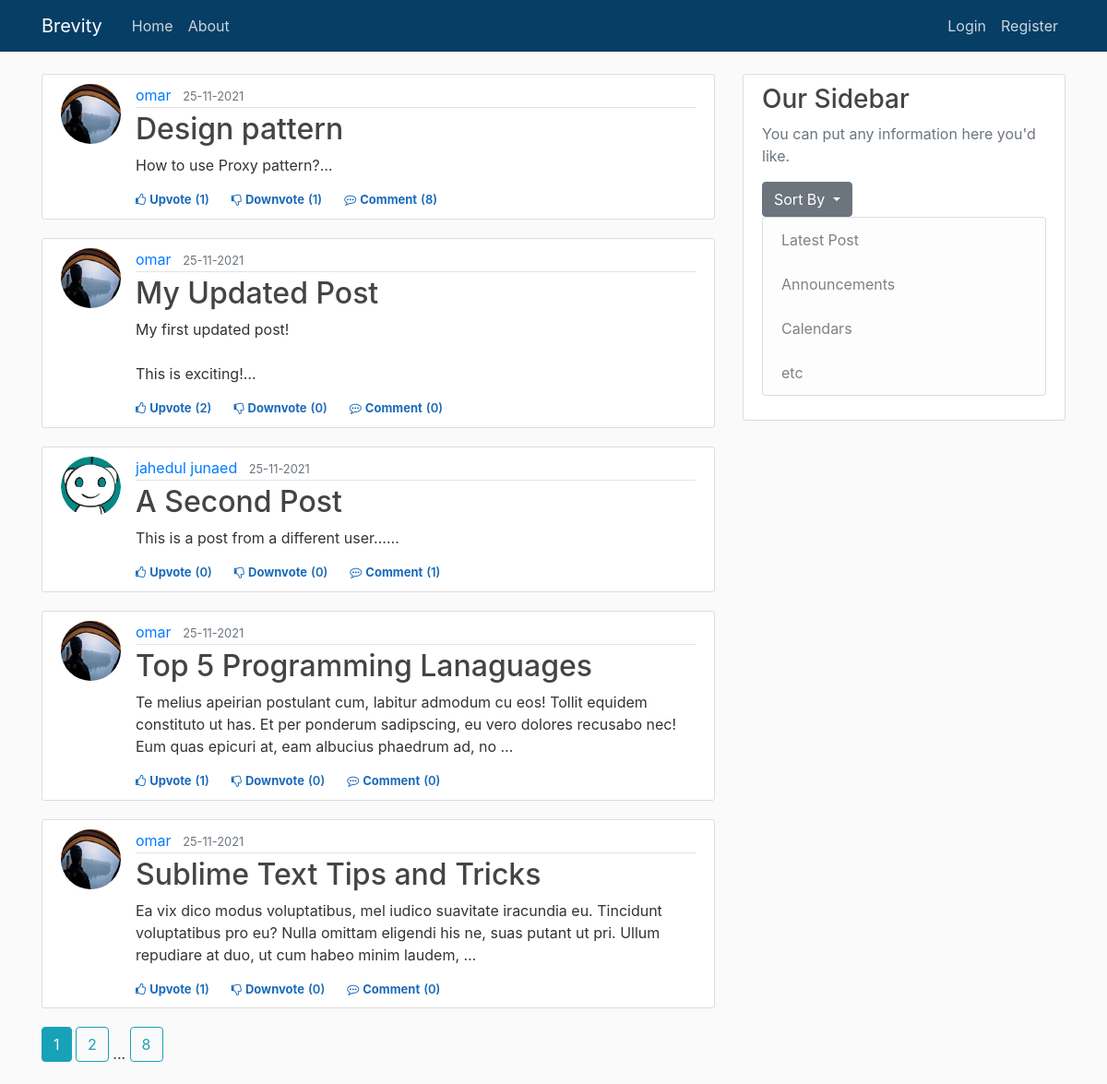
Before: / with the older database file.
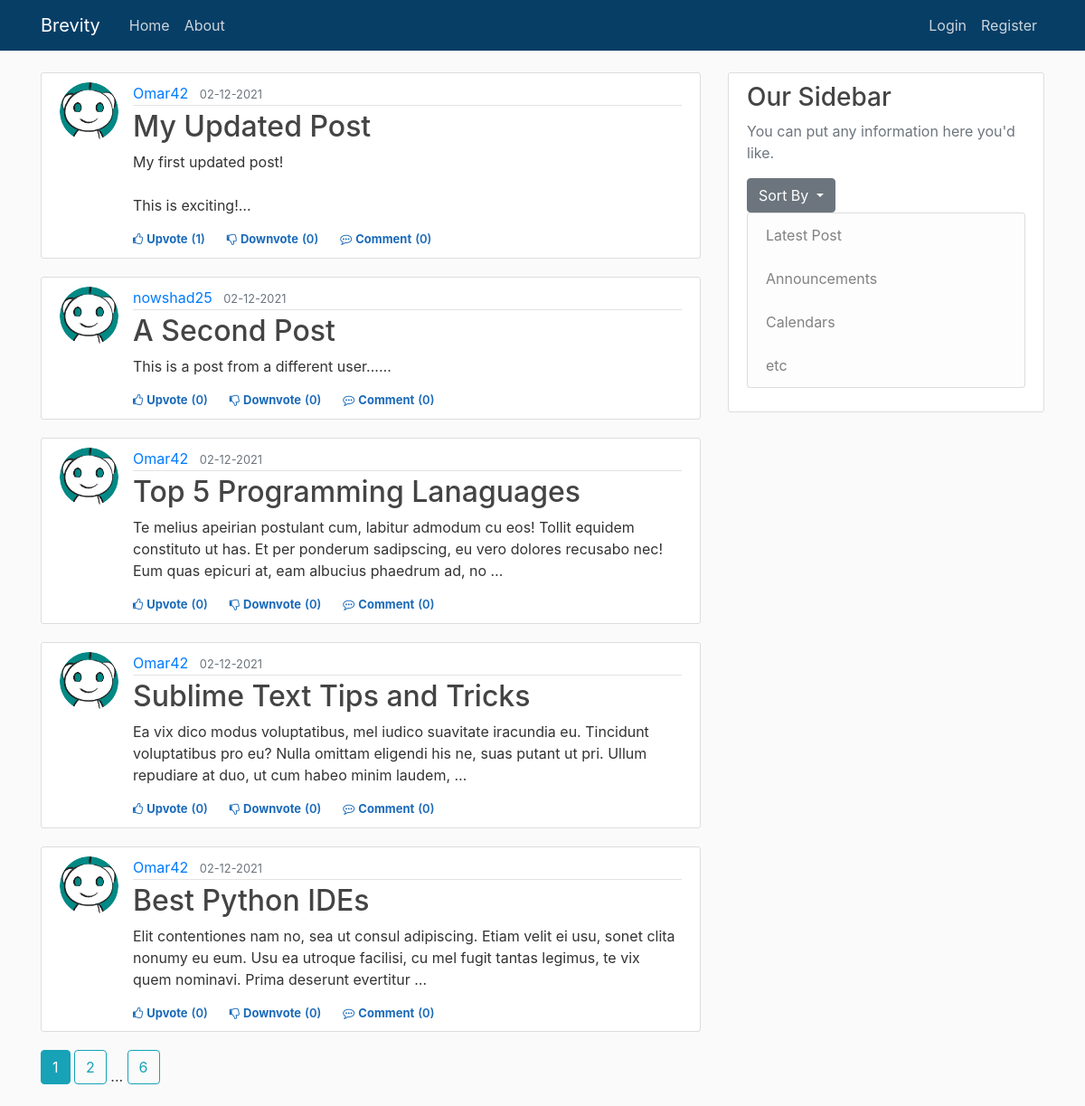
After: the same page with the newer database file.
### brevity/models.py (models this page shows, shortened)
class Post(db.Model):
    id = db.Column(db.Integer, primary_key=True)
    title = db.Column(db.String(100), nullable=False)
    date_posted = db.Column(db.DateTime, nullable=False, default=datetime.utcnow)
    content = db.Column(db.Text, nullable=False)
    user_id = db.Column(db.Integer, db.ForeignKey('user.id'), nullable=False)
    tags = db.relationship('Tag', backref='post', cascade="all, delete", lazy='dynamic')
    upvotes = db.relationship('Upvote', backref='post', lazy='dynamic')
    downvotes = db.relationship('Downvote', backref='post', lazy='dynamic')
    comments = db.relationship('Comment', backref='post', lazy='dynamic')
    resources = db.relationship('ResourceFile', backref='post', lazy='dynamic')

class User(db.Model, UserMixin):
    id = db.Column(db.Integer, primary_key=True)
    username = db.Column(db.String(20), unique=True, nullable=False)
    email = db.Column(db.String(120), unique=True, nullable=False)
    image_file = db.Column(db.String(20), nullable=False, default='default.jpg')
    password = db.Column(db.String(60), nullable=False)
    posts = db.relationship('Post', backref='author', lazy=True)                    #By default SQLAlchemy guess the relationship to be one to many as posts returns a list of post.
    upvoted = db.relationship('Upvote', foreign_keys='Upvote.user_id', backref='user', lazy='dynamic')
    downvoted = db.relationship('Downvote', foreign_keys='Downvote.user_id', backref='user', lazy='dynamic')
    commented = db.relationship('Comment', backref='author', lazy=True)

### brevity/main/routes.py (the view)
@main.route("/")
@main.route("/home/<int:type>",methods=['GET', 'POST'])
def home(type=0):
    page = request.args.get('page', 1, type=int)      # type = int : to raise value error when someone passes anything other than int.
    print(type)
    if type==0:
        posts =  Post.query.paginate(page=page, per_page=5)
    elif type==1:
        posts =  Post.query.order_by(Post.date_posted.desc()).paginate(page=page, per_page=5)
    return render_template('home.html', posts = posts)

### brevity/templates/home.html (shortened to what this page needs)
{% extends "layout.html" %}
{% block content %}
    {% for post in posts.items %}
        <article class="media content-section col-md-15">
            <img class="rounded-circle article-img" src="{{ url_for('static', filename = 'profile_pics/' + post.author.image_file)}}">
            <div class="media-body ">
                <div class="article-metadata">
                    <a class="mr-2" href="{{ url_for('users.user_posts', username=post.author.username) }}">{{ post.author.username }}</a>
                    <small class="text-muted">{{ post.date_posted.strftime('%d-%m-%Y') }}</small>
                </div>
                <h2><a class="article-title" href="{{ url_for('posts.post', post_id=post.id) }}">{{ post.title }}</a></h2>
                <p class="article-content">{{ post.content[:200] }}<span>&#8230;</span></p>
                <div>
                {% if current_user.is_authenticated %}
                    <div class="d-flex flex-row fs-12" id="vote{{post.id}}">
                        {% if not current_user.has_upvoted_post(post) %}
                            <div class="like cursor votestyle vote" post_id="{{post.id}}" action="upvote"><i class="fa fa-thumbs-o-up"></i><span class="ml-1">Upvote</span></div>
                            <div class="like vote_count" ><span class="ml-1 mr-4">({{post.upvotes.count()}})</span></div>
                        {% else %}
                            <div class="like cursor upvotedstyle vote" post_id="{{post.id}}" action="upvote"><i class="fa fa-thumbs-o-up"></i><span class="ml-1">Upvoted</span></div>
                            <div class="like upvoted_count" ><span class="ml-1 mr-4">({{post.upvotes.count()}})</span></div>
                        {% endif %}
                        {% if not current_user.has_downvoted_post(post) %}
                            <div class="like downvotecursor votestyle vote" post_id="{{post.id}}" action="downvote"><i class="fa fa-thumbs-o-down"></i><span class="ml-1">Downvote</span></div>
                            <div class="like vote_count"><span class="ml-1 mr-4">({{post.downvotes.count()}})</span></div>
                        {% else %}
                            <div class="like downvotecursor downvotedstyle vote" post_id="{{post.id}}" action="downvote"><i class="fa fa-thumbs-o-down"></i><span class="ml-1">Downvoted</span></div>
                            <div class="like downvoted_count"><span class="ml-1 mr-4">({{post.downvotes.count()}})</span></div>
                        {% endif %}
                        <div class="like cursor comment"><i class="fa fa-commenting-o"></i><span class="ml-1"><a class="mr-1 like cursor comment" href="{{ url_for('posts.post', post_id=post.id) }}">Comment</a></span></div>
                        <div class="like comment_count"><span class="ml-0">({{post.comments.count()}})</span></div>
                    </div>
                {% else %}
                    <div class="d-flex flex-row fs-12">
                        <div class="like cursor unauthorised_upvote"><i class="fa fa-thumbs-o-up"></i><span class="ml-1"><a class="like cursor unauthorised_upvote" href="{{ url_for('posts.vote_action', post_id=post.id, action='unauthorized_upvote')}}">Upvote</a></span></div>
                        <div class="like vote_count" ><span class="ml-1 mr-4">({{post.upvotes.count()}})</span></div>
                        <div class="like downvotecursor unauthorised_downvote"><i class="fa fa-thumbs-o-down"></i><span class="ml-1"><a class="like downvotecursor unauthorised_downvote" href="{{ url_for('posts.vote_action', post_id=post.id, action='unauthorized_downvote')}}">Downvote</a></span></div>
                        <div class="like vote_count"><span class="ml-1 mr-4">({{post.downvotes.count()}})</span></div>
                        <div class="like cursor comment"><i class="fa fa-commenting-o"></i><span class="ml-1"><a class="mr-1 like cursor comment" href="{{ url_for('posts.post', post_id=post.id) }}">Comment</a></span></div>
                        <div class="like comment_count"><span class="ml-0">({{post.comments.count()}})</span></div>
                    </div>
                {% endif %}
                </div>
            </div>
        </article>
    {% endfor %}
    {% for page_num in posts.iter_pages(left_edge=1, right_edge=1, left_current=1, right_current=2) %}
        {% if page_num %}
            {% if posts.page == page_num %}
                <a class="btn btn-info mb-4" href="{{ url_for('main.home', page = page_num) }}">{{ page_num }}</a>
            {% else %}
                <a class="btn btn-outline-info mb-4" href="{{ url_for('main.home', page = page_num) }}">{{ page_num }}</a>
            {% endif %}
        {% else %}
            ...
        {% endif %}
    {% endfor %}
{% endblock content %}

### brevity/templates/layout.html (shortened to what this page needs)
<!DOCTYPE html>
<html lang="en">
<head>
    <link rel="stylesheet" href="https://maxcdn.bootstrapcdn.com/bootstrap/4.0.0/css/bootstrap.min.css"
>
    <link rel="stylesheet" type="text/css" href="{{url_for('static', filename='main.css')}}">
</head>
<body>
    <header class="site-header">
        <nav class="navbar navbar-expand-md navbar-dark bg-steel fixed-top">
            <div class="container">
                <a class="navbar-brand mr-4" href="/">Brevity</a>
                <div class="collapse navbar-collapse" id="navbarToggle">
                    <div class="navbar-nav mr-auto">
                        <a class="nav-item nav-link" href="{{ url_for('main.home') }}">Home</a>
                        <a class="nav-item nav-link" href="{{ url_for('main.about') }}">About</a>
                    </div>
                    <div class="navbar-nav">
                        {% if current_user.is_authenticated %}
                            <a class="nav-item nav-link" href="{{ url_for('posts.new_post') }}">New Post</a>
                            <a class="nav-item nav-link" href="{{ url_for('users.account') }}">Account</a>
                            <a class="nav-item nav-link" href="{{ url_for('users.logout') }}">Logout</a>
                        {% else %}
                            <a class="nav-item nav-link" href="{{ url_for('users.login') }}">Login</a>
                            <a class="nav-item nav-link" href="{{ url_for('users.register') }}">Register</a>
                        {% endif %}
                    </div>
                </div>
            </div>
        </nav>
    </header>
    <main role="main" class="container">
        <div class="row">
            <div class="col-md-8">
                {% block content %}{% endblock %}
            </div>
            <div class="col-md-4">
                <div class="content-section">
                    <h3>Our Sidebar</h3>
                    <p class='text-muted'>You can put any information here you'd like.
                        <div class="dropdown">
                            <button class="btn btn-secondary dropdown-toggle" type="button" id="dropdownMenuButton" data-toggle="dropdown" aria-haspopup="true" aria-expanded="false">
                              Sort By
                            </button>
                          </div>
                    <ul class="list-group">
                        <li class="list-group-item list-group-item-light">Latest Post</a></li>
                        <li class="list-group-item list-group-item-light">Announcements</li>
                        <li class="list-group-item list-group-item-light">Calendars</li>
                        <li class="list-group-item list-group-item-light">etc</li>
                    </ul>
                    </p>
                </div>
            </div>
        </div>
    </main>
</body>
</html>

### brevity/static/main.css (style rules this page uses)
body { background: #fafafa; color: #333333; margin-top: 5rem; }
h1, h2, h3, h4, h5, h6 { color: #444444; }
.bg-steel { background-color: #073e66; }
.site-header .navbar-nav .nav-link { color: #cbd5db; }
.content-section { background: #ffffff; padding: 10px 20px; border: 1px solid #dddddd; border-radius: 3px; margin-bottom: 20px; }
.article-title { color: #444444; }
.article-content { white-space: pre-line; }
.article-img { height: 65px; width: 65px; margin-right: 16px; }
.article-metadata { padding-bottom: 1px; margin-bottom: 4px; border-bottom: 1px solid #e3e3e3 }
.fs-12 { font-size: 12px }
.cursor { cursor: pointer }
.downvotecursor { cursor: pointer }
.vote_count { color: #1a6ab9; font-size: 13px; font-weight: 600; }
.comment { color: #1a6ab9; font-size: 13px; font-weight: 700; }
.comment_count { color: #1a6ab9; font-size: 13px; font-weight: 600; }
.unauthorised_upvote { color: #1a6ab9; font-size: 13px; font-weight: 700; }
.unauthorised_downvote { color: #1a6ab9; font-size: 13px; font-weight: 700; }

Changed rows visible on the page:
removed Post: image_file (picture), author.username "omar", date_posted "25-11-2021", title "Design pattern", content "How to use Proxy pattern?", upvotes.count "1", downvotes.count "1", comments.count "8"
removed Post: image_file (picture), author.username "omar", date_posted "25-11-2021", title "My Updated Post", content "My first updated post! This is exciting!", upvotes.count "2", downvotes.count "0", comments.count "0"
removed Post: image_file (placeholder picture), author.username "jahedul junaed", date_posted "25-11-2021", title "A Second Post", content "This is a post from a different user...", upvotes.count "0", downvotes.count "0", comments.count "1"
removed Post: image_file (picture), author.username "omar", date_posted "25-11-2021", title "Top 5 Programming Lanaguages", content "Te melius apeirian postulant cum, labitur admodum cu eos! Tollit equidem constituto ut has. Et per ponderum sadipscing, eu vero dolores recusabo nec! Eum quas epicuri at, eam albucius phaedrum ad, no", upvotes.count "1", downvotes.count "0", comments.count "0"
removed Post: image_file (picture), author.username "omar", date_posted "25-11-2021", title "Sublime Text Tips and Tricks", content "Ea vix dico modus voluptatibus, mel iudico suavitate iracundia eu. Tincidunt voluptatibus pro eu? Nulla omittam eligendi his ne, suas putant ut pri. Ullum repudiare at duo, ut cum habeo minim laudem,", upvotes.count "1", downvotes.count "0", comments.count "0"
added Post: image_file (placeholder picture), author.username "Omar42", date_posted "02-12-2021", title "My Updated Post", content "My first updated post! This is exciting!", upvotes.count "1", downvotes.count "0", comments.count "0"
added Post: image_file (placeholder picture), author.username "nowshad25", date_posted "02-12-2021", title "A Second Post", content "This is a post from a different user...", upvotes.count "0", downvotes.count "0", comments.count "0"
added Post: image_file (placeholder picture), author.username "Omar42", date_posted "02-12-2021", title "Top 5 Programming Lanaguages", content "Te melius apeirian postulant cum, labitur admodum cu eos! Tollit equidem constituto ut has. Et per ponderum sadipscing, eu vero dolores recusabo nec! Eum quas epicuri at, eam albucius phaedrum ad, no", upvotes.count "0", downvotes.count "0", comments.count "0"
added Post: image_file (placeholder picture), author.username "Omar42", date_posted "02-12-2021", title "Sublime Text Tips and Tricks", content "Ea vix dico modus voluptatibus, mel iudico suavitate iracundia eu. Tincidunt voluptatibus pro eu? Nulla omittam eligendi his ne, suas putant ut pri. Ullum repudiare at duo, ut cum habeo minim laudem,", upvotes.count "0", downvotes.count "0", comments.count "0"
added Post: image_file (placeholder picture), author.username "Omar42", date_posted "02-12-2021", title "Best Python IDEs", content "Elit contentiones nam no, sea ut consul adipiscing. Etiam velit ei usu, sonet clita nonumy eu eum. Usu ea utroque facilisi, cu mel fugit tantas legimus, te vix quem nominavi. Prima deserunt evertitur", upvotes.count "0", downvotes.count "0", comments.count "0"
Other visible differences:
new list line: "6"
list line gone: "8"
